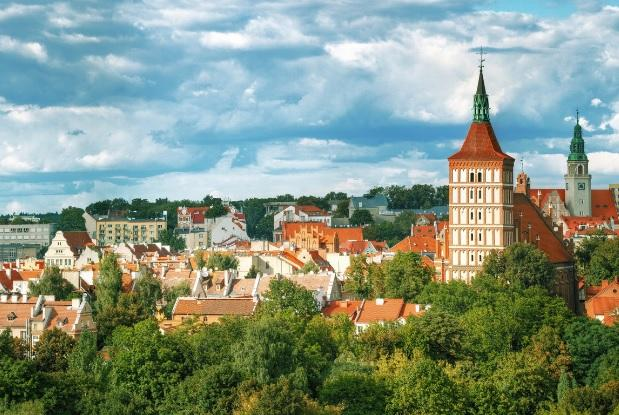
#> input picture lab11/kwadraty.jpg, 619 x 415 px, given in place of olsztyn.jpg, which was not available
$ python dodatkowe1.py
#> lines starting #> are read from the running program, lines starting #| are printed output that depends on the picture; after the words box and inside, x2 and y2 are one past the last pixel; in counts of white or black regions, pixels touching at a corner belong together; pictures that were not available may be replaced by others from this repository, and a replacement may not be noted
from PIL import Image
from PIL import ImageDraw, ImageFont


#1

im1 = Image.open("olsztyn.jpg").convert("RGB")
#> im1 is the input picture: PIL image 619x415 RGB; mean R, G, B 133.4, 148.9, 132.5
im2 = Image.open("messi.jpg").convert("RGB")
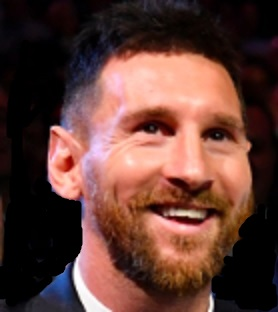
#> input picture lab11/messi.jpg, 278 x 312 px
#> im2 is the input picture: PIL image 278x312 RGB; mean R, G, B 96.8, 61.3, 53.9

if im1.size != im2.size:
    im2 = im2.resize(im1.size)
#> im2: PIL image 619x415 RGB

im_blend = Image.blend(im1,im2,alpha=0.6)

im_blend.save("mieszany_obraz.jpg")
# im_blend.show()

#2a

box = (50,50,200,200)
fragment = im1.crop(box)
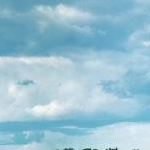
#> fragment: PIL image 150x150 RGB; mean R, G, B 152.5, 194, 211

im2_copy = im2.copy()
im2_copy.paste(fragment,(100,100))
im2_copy.save("wycinek_wklejony.jpg")
# im2_copy.show()

#2b
maska = Image.new("L", im1.size, 0)
#> maska: PIL image 619x415 L; every value is 0
draw = ImageDraw.Draw(maska)
draw.ellipse(box,fill=255)

#2c
im1_mask = im1.copy()
im1_mask.paste(im2,(0,0),maska)

im1_mask.save("im_maska.jpg")
# im1_mask.show()

#2d
im2_mask = im2.copy()
im2_mask.paste(im1,(0,0),maska)
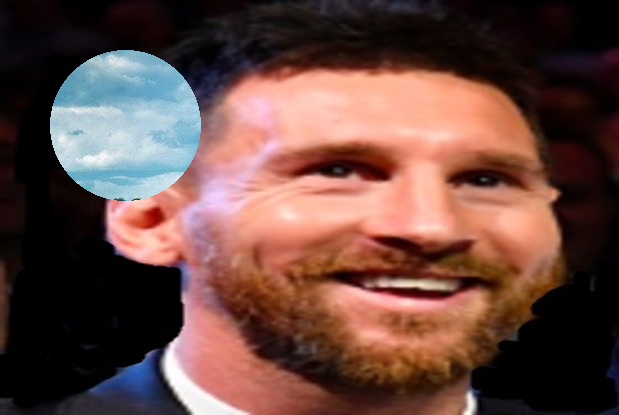
#> im2_mask: PIL image 619x415 RGB; mean R, G, B 104.1, 72.5, 65.9
im2_mask.save("im_maska2.jpg")
im2_mask.show()

#2e
im1_alpha = im1.copy()
im1_alpha.putalpha(maska)
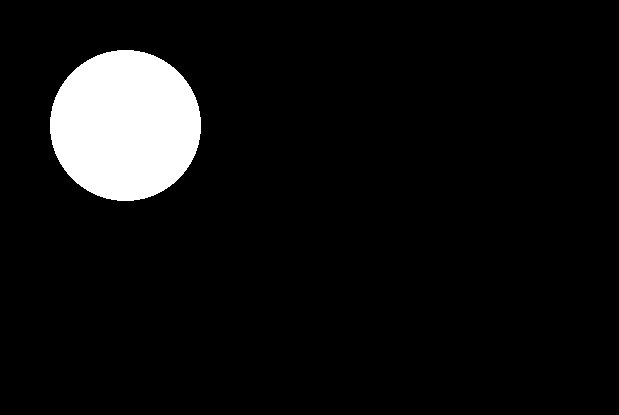
#> maska: PIL image 619x415 L; 7% white; 1 white region, box (x1, y1, x2, y2) and area: (50, 50, 201, 201) 17881
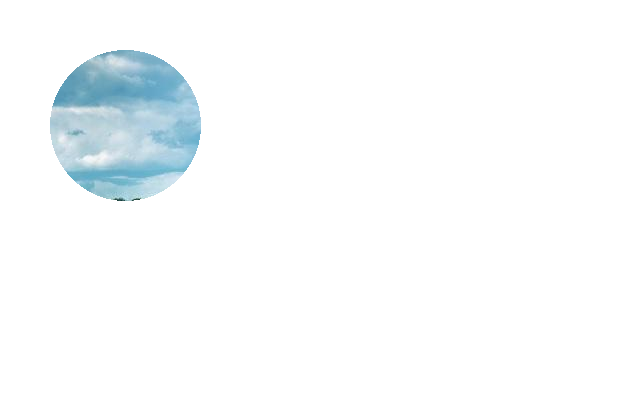
#> im1_alpha: PIL image 619x415 RGBA; mean R, G, B, A 133.4, 148.9, 132.5, 17.7; transparent parts drawn white

im1_alpha.save("im1_alpha.png")
# im1_alpha.show()


#3a
font = ImageFont.truetype("DejaVuSans.ttf", size=38)
im3 = Image.open("olsztyn.jpg").convert('RGB')
tekst = "Jedi używa Mocy \n do zdobywania wiedzy i obrony, \n nigdy do ataku"
obraz_text = im3.copy()
draw = ImageDraw.Draw(obraz_text)
draw.text((10, 10), tekst, font=font, fill="chartreuse")

obraz_text.save("tekst_na_obrazie.jpg")
# obraz_text.show()

#3b
tekst_overlay = Image.new("RGBA", im3.size, (0, 0, 0, 0))
#> tekst_overlay: PIL image 619x415 RGBA; every value is 0
draw = ImageDraw.Draw(tekst_overlay)
draw.text((10, 10), tekst, font=font, fill=(127, 255, 0, 200))  # chartreuse z alfa

tekst_na_przezroczystosci = Image.alpha_composite(im3.convert("RGBA"), tekst_overlay)
tekst_na_przezroczystosci.save("tekst_przezroczystosc.png")
# tekst_na_przezroczystosci.show()

#4a

im_circles = Image.new("RGB", (200,100), "blue")
draw = ImageDraw.Draw(im_circles)

draw.ellipse((5,5,95,95), outline="#ff69b4", width=5)

negatyw_kolor = tuple(255 - c for c in (255,105,180))
draw.ellipse((105,5,195,95), outline=negatyw_kolor, width=5)

im_circles.save("okręgi.jpg")
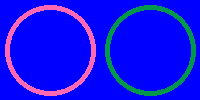
#> saved as okręgi.jpg: PIL image 200x100 RGB; mean R, G, B 16.9, 16.9, 238.1
# im_circles.show()

#4b
def narysuj_kwadraty(obraz):
    draw = ImageDraw.Draw(obraz)
    w, h = obraz.size
#> w = 619; h = 415
    size = h
#> size = 415
    # Lewy kwadrat - punkty (obrócony o 45 stopni)
    lewy_kwadrat = [
        (0, h // 2),
        (size // 2, 0),
        (size, h // 2),
        (size // 2, h),
        (0, h // 2)
    ]

    # Prawy kwadrat - punkty (obrócony o 45 stopni)
    prawy_kwadrat = [
        (w - size, h // 2),
        (w - size // 2, 0),
        (w, h // 2),
        (w - size // 2, h),
        (w - size, h // 2)
    ]
    draw.line(lewy_kwadrat, fill='black', width=2)
    draw.line(prawy_kwadrat, fill='black', width=2)

    return obraz

im1_kw = narysuj_kwadraty(im1)
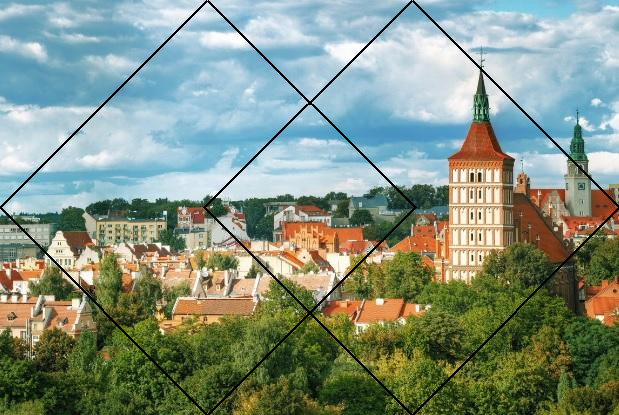
#> im1_kw: PIL image 619x415 RGB; mean R, G, B 130.9, 146, 130
im1_kw.show()
im1_kw.save("im1_kw.png")
